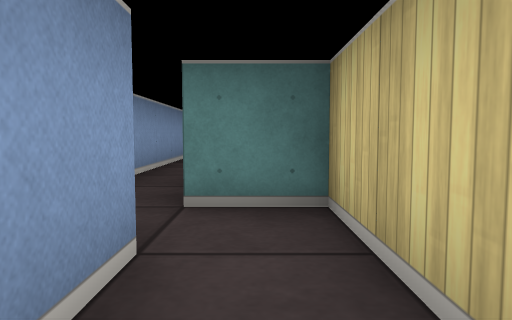
View 1 (above)

22 first-person views from a walk through a cub3D maze. The camera is about half as high as the walls, tilts 4° down and sees 70° across. The floor is counted in squares. Each view is taken from the middle of a square. On the plan, view 1 faces up. The plan holds only what a view shows up to about 9 squares ahead; the rest is blank.

View 2
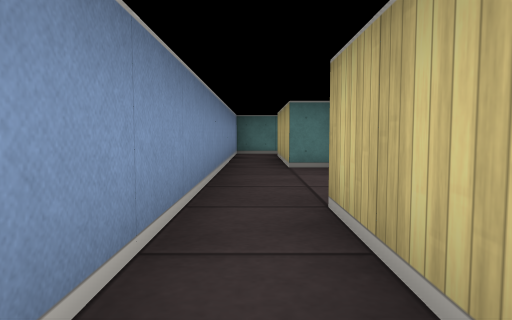

View 3
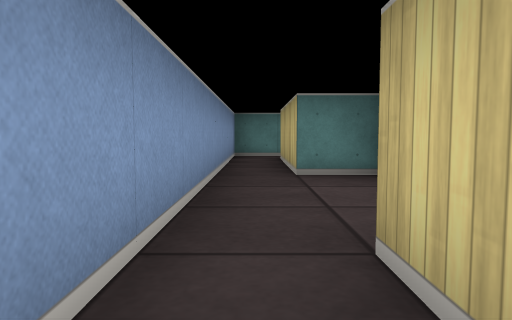

View 4
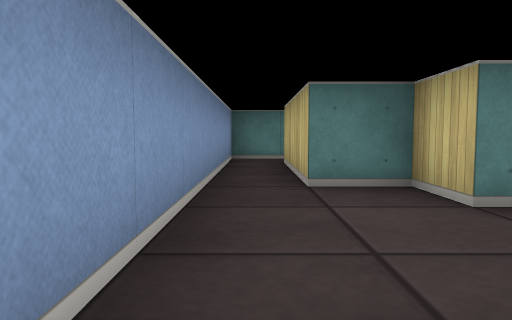

View 5
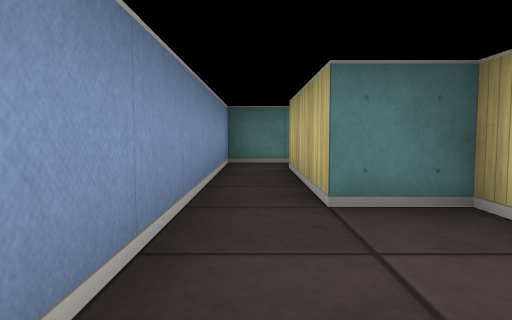

View 6
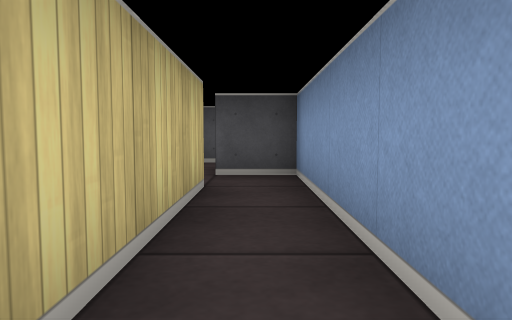

View 7
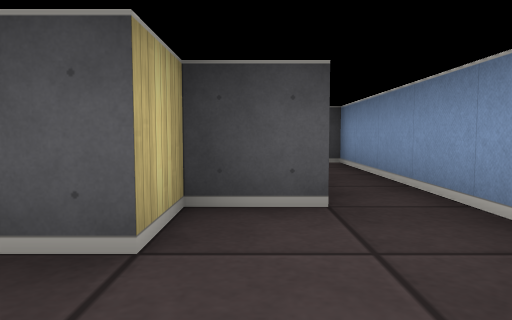

View 8
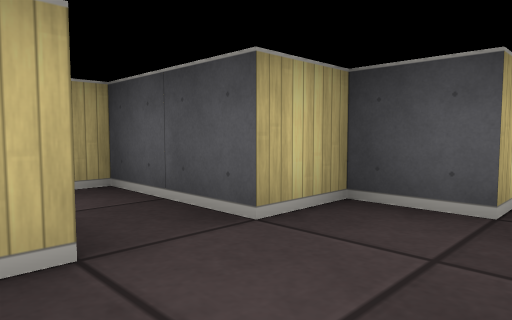

View 9
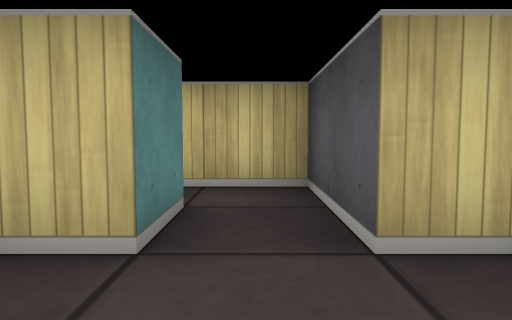

View 10
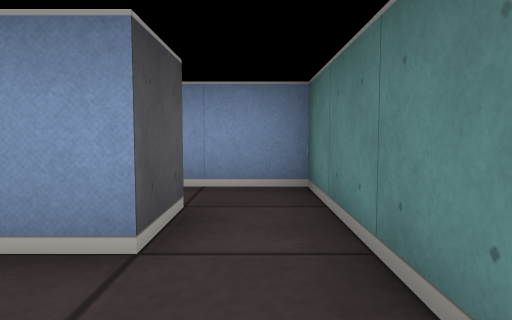

View 11
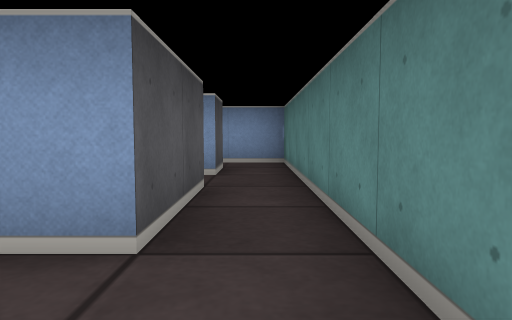

View 12
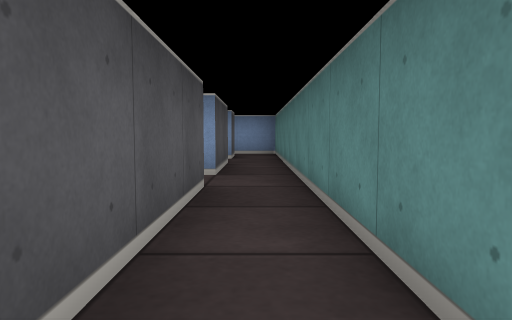

View 13
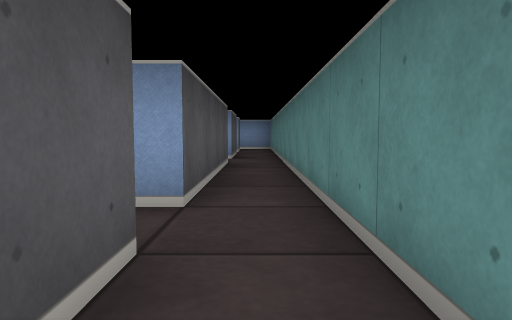

View 14
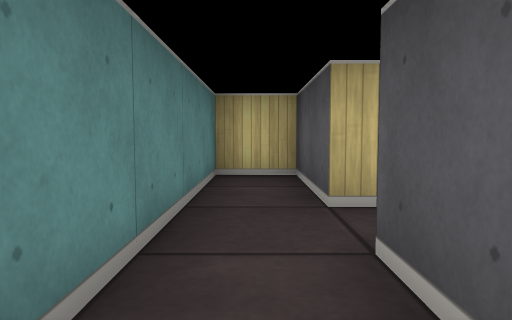

View 15
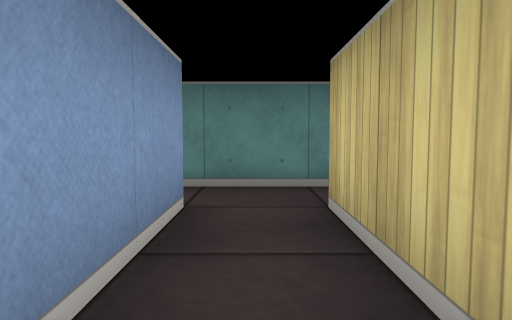

View 16
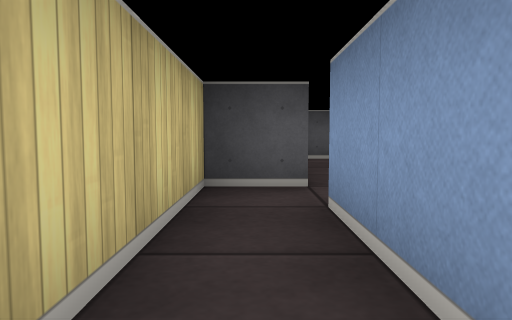

View 17
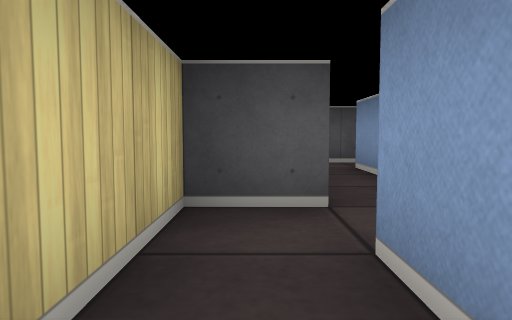

View 18
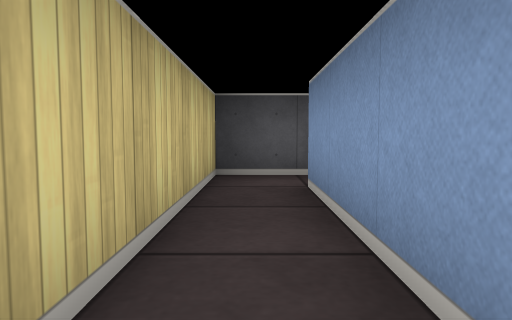

View 19
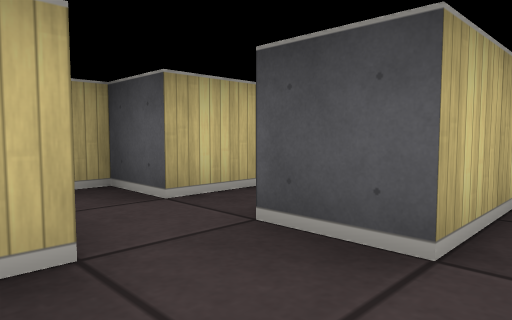

View 20
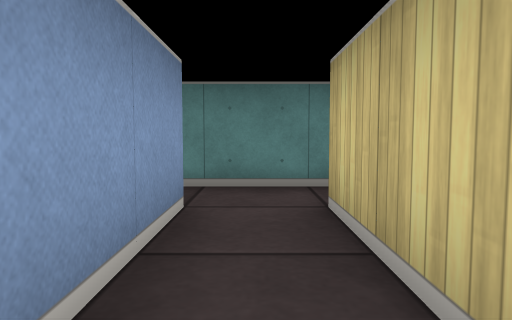

View 21
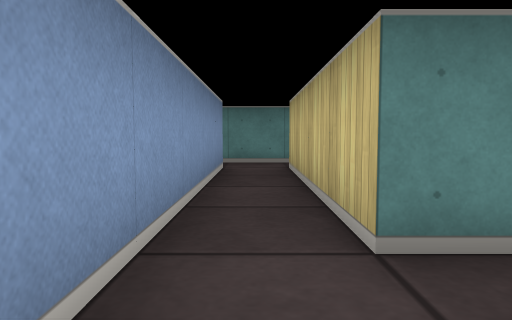

View 22
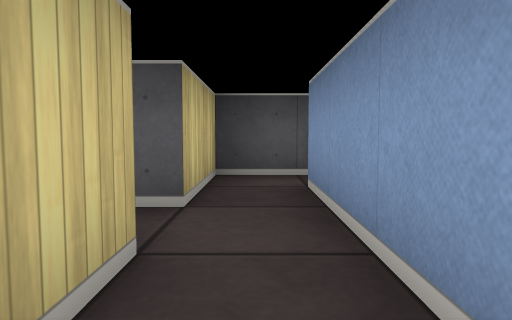

### Floor plan
Points are (right, up) in squares from view 1. A wall is a line through its corners. A room is listed if a view was taken in it or the views show most of it. See-through windows are left out.
Room 1 (view 1)
walls: (0.5, 0.6) (0.5, 2.5) (-0.5, 2.5); (-0.5, 1.5) (-0.5, 0.6)
ways out: opening at (-1, 2) to room 2
Room 2 (views 2, 3, 4)
walls: (-1.5, 5.5) (-1.5, 1.5) (-0.5, 1.5); (-0.5, 2.5) (-0.5, 5.5)
ways out: opening at (-1, 2) to room 1; opening at (-1, 5) to room 3
Room 3 (views 5, 6, 7, 8, 9)
walls: (1.5, 7.5) (0.5, 7.5) (0.5, 8.5) (-0.5, 8.5) (-0.5, 11.5) (0.5, 11.5); (-0.5, 5.5) (0.5, 5.5) (0.5, 6.5) (1.5, 6.5); (0.5, 12.5) (-1.5, 12.5) (-1.5, 5.5)
ways out: opening at (-1, 5) to room 2; opening at (0, 12) to room 4; opening at (1, 7) to room 4
Room 4 (view 10)
walls: (1.5, 11.5) (3.5, 11.5); (0.5, 11.5) (0.5, 10.9); (3.5, 12.5) (0.5, 12.5); (1.5, 6.5) (2.5, 6.5) (2.5, 7.8)
ways out: opening at (0, 12) to room 3; opening at (1, 7) to room 3; opening at (2.5, 12) to room 5
Room 5 (views 11, 12, 13, 14, 16, 17, 20, 22)
walls: (3.5, 11.5) (3.5, 6.5); (9.5, 9.5) (9.5, 11.5) (11.5, 11.5) (11.5, 12.5) (3.5, 12.5); (5.1, 7.5) (4.5, 7.5) (4.5, 11.5) (8.5, 11.5) (8.5, 9.5); (4.5, 6.5) (4.9, 6.5)
ways out: opening at (2.5, 12) to room 4; opening at (9, 10.5) to room 6; opening at (4, 6) to room 8; opening at (5, 7) to room 9
Room 6 (views 15, 18)
walls: (7.5, 8.5) (7.5, 5.5); (7.1, 4.5) (8.5, 4.5) (8.5, 8.5) (9.5, 8.5) (9.5, 9.5)
ways out: opening at (9, 10.5) to room 5; opening at (7, 9) to room 7; opening at (7, 5)
Room 7 (view 19)
walls: (6.5, 8.5) (7.5, 8.5)
ways out: opening at (7, 9) to room 6; opening at (6, 8) to room 9
Room 8 (view 21)
walls: (3.5, 6.5) (3.5, 5.5); (3.2, 4.5) (4.5, 4.5) (4.5, 6.5)
ways out: opening at (4, 6) to room 5; opening at (3, 5)
Room 9 (no view inside)
walls: (6.5, 7) (6.5, 8.5)
ways out: opening at (5, 7) to room 5; opening at (6, 8) to room 7

Where each view was taken, in squares from view 1:
view 1: 0 up, 0 right, facing up
view 2: 3 up, 1 left, facing up
view 3: 4 up, 1 left, facing up
view 4: 5 up, 1 left, facing up
view 5: 6 up, 1 left, facing up
view 6: 6 up, 1 left, facing down
view 7: 8 up, 0 right, facing down
view 8: 8 up, 1 left, facing down-right
view 9: 7 up, 1 left, facing right
view 10: 12 up, 2 right, facing left
view 11: 12 up, 5 right, facing left
view 12: 12 up, 8 right, facing left
view 13: 12 up, 11 right, facing left
view 14: 12 up, 7 right, facing right
view 15: 9 up, 9 right, facing up
view 16: 12 up, 9 right, facing down
view 17: 11 up, 9 right, facing down
view 18: 9 up, 8 right, facing down
view 19: 10 up, 6 right, facing down-right
view 20: 9 up, 4 right, facing up
view 21: 6 up, 4 right, facing up
view 22: 9 up, 4 right, facing down
